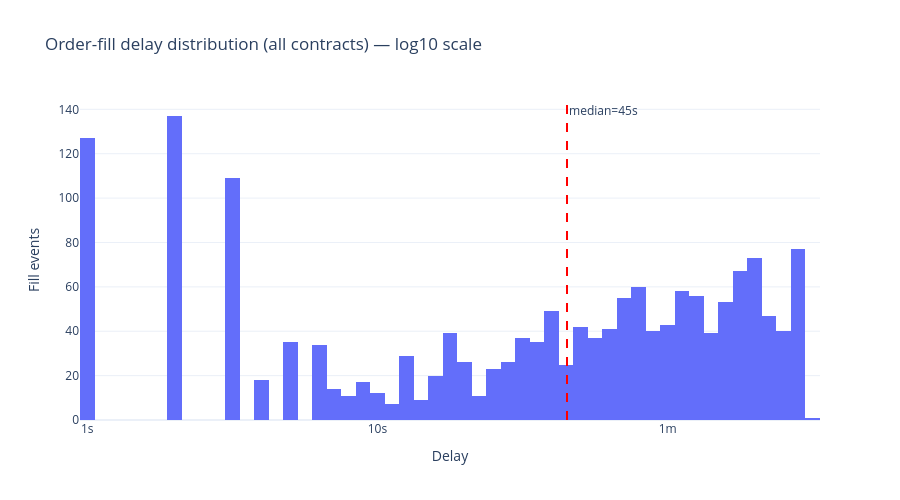

Write notebook code for a chart like this one.
### Code cell
import numpy as np

log_delays = np.log10(all_delays_df['delay_s'].clip(lower=1))

fig_delay = go.Figure()
fig_delay.add_trace(go.Histogram(
    x=log_delays,
    nbinsx=80,
    name='All contracts'
))

median_val = all_delays_df['delay_s'].median()
median_log = np.log10(max(median_val, 1))
fig_delay.add_vline(x=median_log, line_dash='dash', line_color='red',
                    annotation_text=f'median={median_val:.0f}s', annotation_position='top right')

max_log = int(np.ceil(log_delays.max()))
tickvals = list(range(0, max_log + 1))
ticktext = ['1s', '10s', '1m', '10m', '1.7h', '11.6h', '4.8d'][:max_log + 1]

fig_delay.update_layout(
    title='Order-fill delay distribution (all contracts) — log10 scale',
    xaxis_title='Delay',
    yaxis_title='Fill events',
    template='plotly_white', height=500,
)
fig_delay.update_xaxes(tickvals=tickvals, ticktext=ticktext)
fig_delay.show()

### Figure 1 — Plotly figure (JSON) as saved in the notebook; plotly's stock layout.template omitted (floating-point values rounded to 4 significant figures; data arrays with more than 128 entries replaced by an {"elided": "..."} marker saying what was removed)
{"data": [{"name": "All contracts", "nbinsx": 80, "type": "histogram", "x": {"elided": "1679 float values"}}], "layout": {"annotations": [{"showarrow": false, "text": "median=45s", "x": 1.653, "xanchor": "left", "xref": "x", "y": 1, "yanchor": "top", "yref": "y domain"}], "height": 500, "shapes": [{"line": {"color": "red", "dash": "dash"}, "type": "line", "x0": 1.653, "x1": 1.653, "xref": "x", "y0": 0, "y1": 1, "yref": "y domain"}], "title": {"text": "Order-fill delay distribution (all contracts) — log10 scale"}, "xaxis": {"ticktext": ["1s", "10s", "1m", "10m"], "tickvals": [0, 1, 2, 3], "title": {"text": "Delay"}}, "yaxis": {"title": {"text": "Fill events"}}}}
